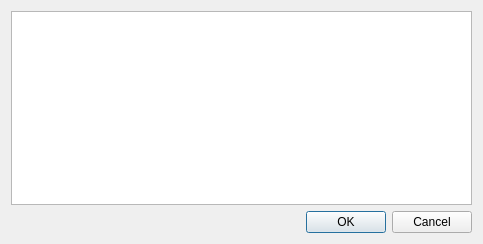
<?xml version="1.0" encoding="UTF-8"?>
<ui version="4.0">
 <class>LoaderDialog</class>
 <widget class="QDialog" name="LoaderDialog">
  <property name="geometry">
   <rect>
    <x>0</x>
    <y>0</y>
    <width>483</width>
    <height>244</height>
   </rect>
  </property>
  <property name="windowTitle">
   <string>Select Loader...</string>
  </property>
  <layout class="QVBoxLayout" name="verticalLayout">
   <item>
    <widget class="QSplitter" name="splitter">
     <property name="orientation">
      <enum>Qt::Vertical</enum>
     </property>
     <widget class="QTableView" name="loaderTable">
      <property name="selectionBehavior">
       <enum>QAbstractItemView::SelectRows</enum>
      </property>
      <property name="iconSize">
       <size>
        <width>20</width>
        <height>20</height>
       </size>
      </property>
      <property name="wordWrap">
       <bool>false</bool>
      </property>
      <attribute name="horizontalHeaderStretchLastSection">
       <bool>true</bool>
      </attribute>
     </widget>
    </widget>
   </item>
   <item>
    <widget class="QDialogButtonBox" name="buttonBox">
     <property name="standardButtons">
      <set>QDialogButtonBox::Cancel|QDialogButtonBox::Ok</set>
     </property>
    </widget>
   </item>
  </layout>
 </widget>
 <resources/>
 <connections>
  <connection>
   <sender>buttonBox</sender>
   <signal>accepted()</signal>
   <receiver>LoaderDialog</receiver>
   <slot>accept()</slot>
   <hints>
    <hint type="sourcelabel">
     <x>357</x>
     <y>278</y>
    </hint>
    <hint type="destinationlabel">
     <x>341</x>
     <y>294</y>
    </hint>
   </hints>
  </connection>
  <connection>
   <sender>buttonBox</sender>
   <signal>rejected()</signal>
   <receiver>LoaderDialog</receiver>
   <slot>reject()</slot>
   <hints>
    <hint type="sourcelabel">
     <x>486</x>
     <y>274</y>
    </hint>
    <hint type="destinationlabel">
     <x>562</x>
     <y>287</y>
    </hint>
   </hints>
  </connection>
 </connections>
</ui>
